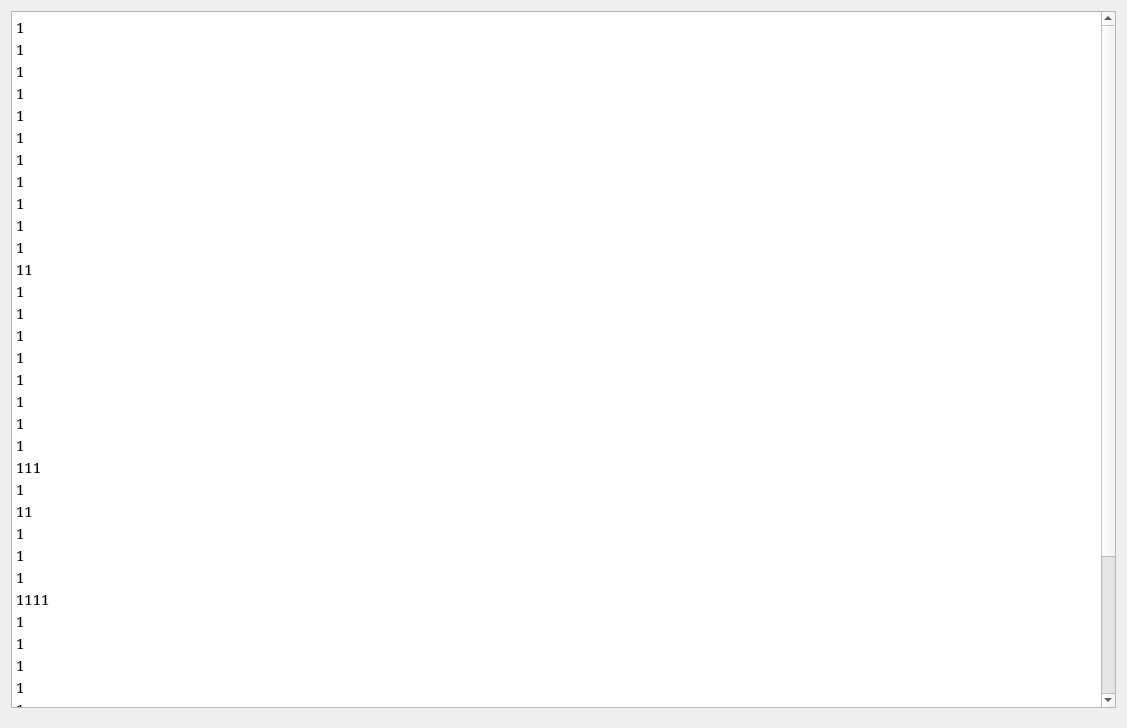
<?xml version="1.0" encoding="UTF-8"?>
<ui version="4.0">
 <class>DetailsWindow</class>
 <widget class="QWidget" name="DetailsWindow">
  <property name="geometry">
   <rect>
    <x>0</x>
    <y>0</y>
    <width>1127</width>
    <height>728</height>
   </rect>
  </property>
  <property name="font">
   <font>
    <family>黑体</family>
    <pointsize>12</pointsize>
   </font>
  </property>
  <property name="windowTitle">
   <string/>
  </property>
  <property name="autoFillBackground">
   <bool>false</bool>
  </property>
  <layout class="QHBoxLayout" name="horizontalLayout">
   <property name="spacing">
    <number>0</number>
   </property>
   <property name="sizeConstraint">
    <enum>QLayout::SetDefaultConstraint</enum>
   </property>
   <property name="bottomMargin">
    <number>20</number>
   </property>
   <item>
    <widget class="QPlainTextEdit" name="plainTextEdit">
     <property name="font">
      <font>
       <family>SimSun</family>
       <pointsize>11</pointsize>
      </font>
     </property>
     <property name="styleSheet">
      <string notr="true"/>
     </property>
     <property name="plainText">
      <string>1
1
1
1
1
1
1
1
1
1
1
11
1
1
1
1
1
1
1
1
111
1
11
1
1
1
1111
1
1
1
1
1
1
11
1
11
1

</string>
     </property>
    </widget>
   </item>
  </layout>
 </widget>
 <resources>
  <include location="../Style/image1.qrc"/>
 </resources>
 <connections/>
</ui>
